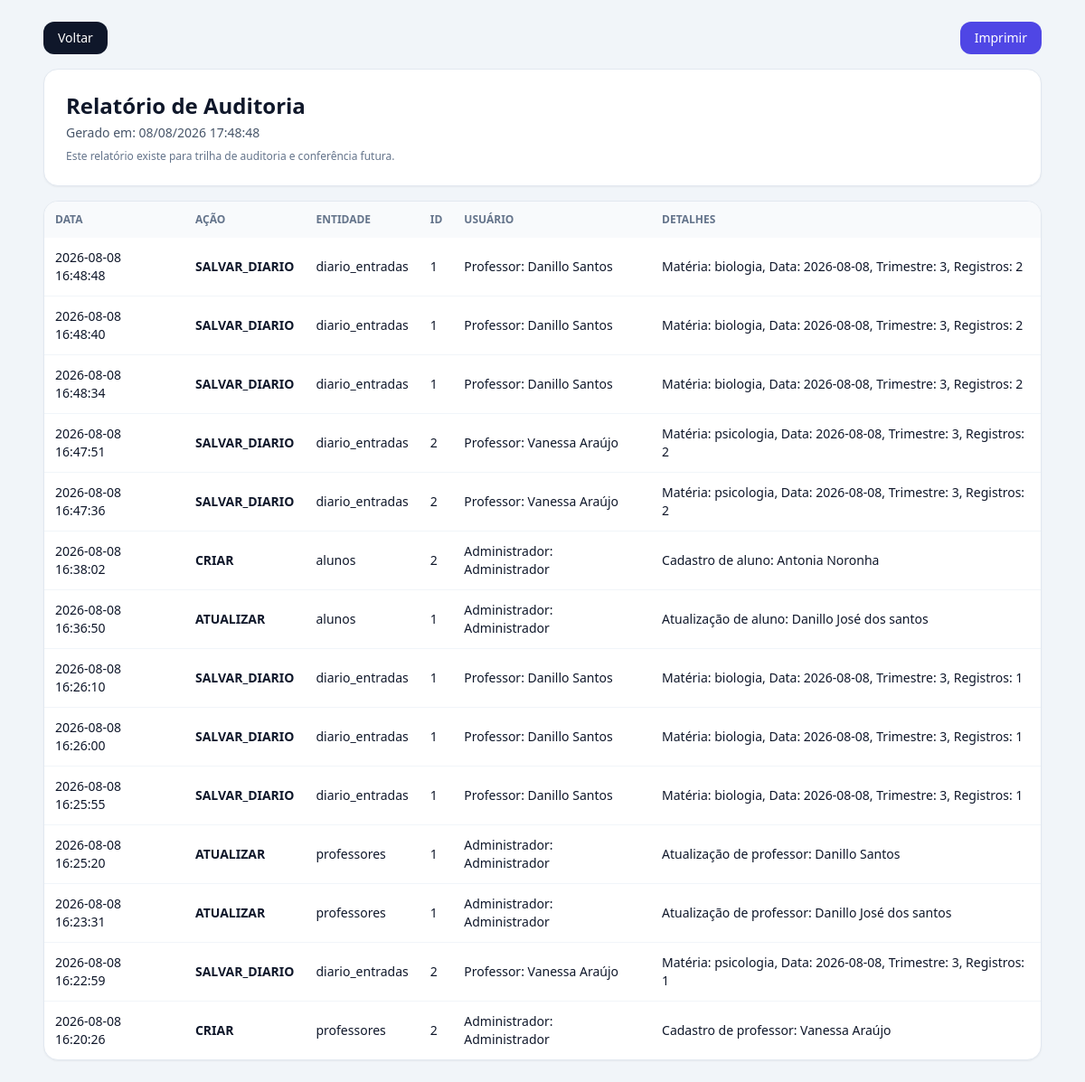
The app's page /relatorio/auditoria (signed in) with its own data.
### tables this page shows
CREATE TABLE auditoria (
                    id INTEGER PRIMARY KEY AUTOINCREMENT,
                    acao TEXT NOT NULL,
                    entidade TEXT NOT NULL,
                    entidade_id INTEGER,
                    usuario TEXT NOT NULL,
                    detalhes TEXT,
                    data_evento TIMESTAMP DEFAULT CURRENT_TIMESTAMP
                );

### app.py (the view)
@app.route('/relatorio/<tipo>')
def relatorio(tipo):
    if not usuario_logado():
        return redirect(url_for('login'))
    if tipo not in ('alunos', 'professores', 'colaboradores', 'auditoria', 'reconhecimento'):
        definir_mensagem('erro', 'Tipo de relatório inválido.')
        return redirect(url_for('dashboard'))
    if tipo == 'auditoria':
        registros = db.buscar_logs_auditoria()
    elif tipo == 'reconhecimento':
        registros = db.buscar_relatorio_reconhecimento()
    else:
        registros = db.buscar_registros_com_inativos(tipo)
    return render_template('relatorio.html', tipo=tipo, registros=registros, gerado_em=datetime.now())

### app.py (called while the page is built)
def usuario_logado():
    return session.get('usuario_logado', False)

### gerenciador_escola.py (called while the page is built)
    def conectar(self):
        conn = sqlite3.connect(self.db_name)
        conn.row_factory = sqlite3.Row
        return conn

    def buscar_logs_auditoria(self):
        with self.conectar() as conn:
            cursor = conn.execute('''
                SELECT * FROM auditoria
                ORDER BY data_evento DESC, id DESC
            ''')
            return [dict(row) for row in cursor.fetchall()]

### templates/relatorio.html (shortened to what this page needs)
<!DOCTYPE html>
<html lang="pt-BR">
<head>
    <script src="https://cdn.tailwindcss.com"></script>
</head>
<body class="bg-slate-100 text-slate-900 font-sans">
    <div class="max-w-6xl mx-auto p-6 space-y-4">
        <div class="flex items-center justify-between nao-imprimir">
            <a href="/dashboard" class="px-4 py-2 rounded-xl bg-slate-900 text-white text-sm">Voltar</a>
            <button onclick="window.print()" class="px-4 py-2 rounded-xl bg-indigo-600 text-white text-sm">Imprimir</button>
        </div>
        <header class="bg-white border border-slate-200 rounded-2xl p-6 shadow-sm">
            <h1 class="text-2xl font-bold">Relatório de {{ tipo|capitalize }}</h1>
            <p class="text-sm text-slate-600 mt-1">Gerado em: {{ gerado_em.strftime('%d/%m/%Y %H:%M:%S') }}</p>
            <p class="text-xs text-slate-500 mt-2">Este relatório existe para trilha de auditoria e conferência futura.</p>
        </header>
        <section class="bg-white border border-slate-200 rounded-2xl shadow-sm overflow-x-auto">
            {% if tipo == 'auditoria' %}
            <table class="min-w-full text-left text-sm">
                <thead class="bg-slate-50 text-xs uppercase text-slate-500">
                    <tr>
                        <th class="p-3">Data</th>
                        <th class="p-3">Ação</th>
                        <th class="p-3">Entidade</th>
                        <th class="p-3">ID</th>
                        <th class="p-3">Usuário</th>
                        <th class="p-3">Detalhes</th>
                    </tr>
                </thead>
                <tbody class="divide-y divide-slate-100">
                    {% for r in registros %}
                    <tr>
                        <td class="p-3">{{ r.data_evento }}</td>
                        <td class="p-3 font-semibold">{{ r.acao }}</td>
                        <td class="p-3">{{ r.entidade }}</td>
                        <td class="p-3">{{ r.entidade_id or '-' }}</td>
                        <td class="p-3">{{ r.usuario }}</td>
                        <td class="p-3">{{ r.detalhes or '-' }}</td>
                    </tr>
                    {% else %}
                    <tr><td colspan="6" class="p-6 text-center text-slate-400">Nenhum evento de auditoria encontrado.</td></tr>
                    {% endfor %}
                </tbody>
            </table>
            {% endif %}
        </section>
    </div>
</body>
</html>

### records on screen
auditoria: data_evento "2026-08-08 16:48:48", acao "SALVAR_DIARIO", entidade "diario_entradas", entidade "1", usuario "Professor: Danillo Santos", detalhes "Matéria: biologia, Data: 2026-08-08, Trimestre: 3, Registros: 2"
auditoria: data_evento "2026-08-08 16:48:40", acao "SALVAR_DIARIO", entidade "diario_entradas", entidade "1", usuario "Professor: Danillo Santos", detalhes "Matéria: biologia, Data: 2026-08-08, Trimestre: 3, Registros: 2"
auditoria: data_evento "2026-08-08 16:48:34", acao "SALVAR_DIARIO", entidade "diario_entradas", entidade "1", usuario "Professor: Danillo Santos", detalhes "Matéria: biologia, Data: 2026-08-08, Trimestre: 3, Registros: 2"
auditoria: data_evento "2026-08-08 16:47:51", acao "SALVAR_DIARIO", entidade "diario_entradas", entidade "2", usuario "Professor: Vanessa Araújo", detalhes "Matéria: psicologia, Data: 2026-08-08, Trimestre: 3, Registros: 2"
auditoria: data_evento "2026-08-08 16:47:36", acao "SALVAR_DIARIO", entidade "diario_entradas", entidade "2", usuario "Professor: Vanessa Araújo", detalhes "Matéria: psicologia, Data: 2026-08-08, Trimestre: 3, Registros: 2"
auditoria: data_evento "2026-08-08 16:38:02", acao "CRIAR", entidade "alunos", entidade "2", usuario "Administrador: Administrador", detalhes "Cadastro de aluno: Antonia Noronha"
auditoria: data_evento "2026-08-08 16:36:50", acao "ATUALIZAR", entidade "alunos", entidade "1", usuario "Administrador: Administrador", detalhes "Atualização de aluno: Danillo José dos santos"
auditoria: data_evento "2026-08-08 16:26:10", acao "SALVAR_DIARIO", entidade "diario_entradas", entidade "1", usuario "Professor: Danillo Santos", detalhes "Matéria: biologia, Data: 2026-08-08, Trimestre: 3, Registros: 1"
auditoria: data_evento "2026-08-08 16:26:00", acao "SALVAR_DIARIO", entidade "diario_entradas", entidade "1", usuario "Professor: Danillo Santos", detalhes "Matéria: biologia, Data: 2026-08-08, Trimestre: 3, Registros: 1"
auditoria: data_evento "2026-08-08 16:25:55", acao "SALVAR_DIARIO", entidade "diario_entradas", entidade "1", usuario "Professor: Danillo Santos", detalhes "Matéria: biologia, Data: 2026-08-08, Trimestre: 3, Registros: 1"
auditoria: data_evento "2026-08-08 16:25:20", acao "ATUALIZAR", entidade "professores", entidade "1", usuario "Administrador: Administrador", detalhes "Atualização de professor: Danillo Santos"
auditoria: data_evento "2026-08-08 16:23:31", acao "ATUALIZAR", entidade "professores", entidade "1", usuario "Administrador: Administrador", detalhes "Atualização de professor: Danillo José dos santos"
auditoria: data_evento "2026-08-08 16:22:59", acao "SALVAR_DIARIO", entidade "diario_entradas", entidade "2", usuario "Professor: Vanessa Araújo", detalhes "Matéria: psicologia, Data: 2026-08-08, Trimestre: 3, Registros: 1"
auditoria: data_evento "2026-08-08 16:20:26", acao "CRIAR", entidade "professores", entidade "2", usuario "Administrador: Administrador", detalhes "Cadastro de professor: Vanessa Araújo"

### other values on screen
{{ tipo|capitalize }} "Auditoria"
